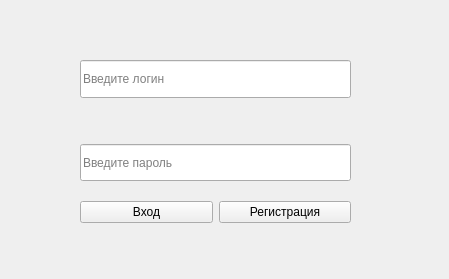
<?xml version="1.0" encoding="UTF-8"?>
<ui version="4.0">
 <class>MainWindow</class>
 <widget class="QMainWindow" name="MainWindow">
  <property name="geometry">
   <rect>
    <x>0</x>
    <y>0</y>
    <width>449</width>
    <height>279</height>
   </rect>
  </property>
  <property name="windowTitle">
   <string>MainWindow</string>
  </property>
  <widget class="QWidget" name="centralwidget">
   <widget class="QWidget" name="layoutWidget">
    <property name="geometry">
     <rect>
      <x>80</x>
      <y>60</y>
      <width>271</width>
      <height>121</height>
     </rect>
    </property>
    <layout class="QVBoxLayout" name="verticalLayout">
     <item>
      <widget class="QLineEdit" name="login_line">
       <property name="sizePolicy">
        <sizepolicy hsizetype="Minimum" vsizetype="Expanding">
         <horstretch>0</horstretch>
         <verstretch>0</verstretch>
        </sizepolicy>
       </property>
       <property name="placeholderText">
        <string>Введите логин</string>
       </property>
      </widget>
     </item>
     <item>
      <spacer name="verticalSpacer">
       <property name="orientation">
        <enum>Qt::Vertical</enum>
       </property>
       <property name="sizeHint" stdset="0">
        <size>
         <width>20</width>
         <height>40</height>
        </size>
       </property>
      </spacer>
     </item>
     <item>
      <widget class="QLineEdit" name="password_line">
       <property name="sizePolicy">
        <sizepolicy hsizetype="Minimum" vsizetype="Expanding">
         <horstretch>0</horstretch>
         <verstretch>0</verstretch>
        </sizepolicy>
       </property>
       <property name="placeholderText">
        <string>Введите пароль</string>
       </property>
      </widget>
     </item>
    </layout>
   </widget>
   <widget class="QWidget" name="layoutWidget">
    <property name="geometry">
     <rect>
      <x>80</x>
      <y>200</y>
      <width>271</width>
      <height>25</height>
     </rect>
    </property>
    <layout class="QHBoxLayout" name="horizontalLayout">
     <item>
      <widget class="QPushButton" name="login_btn">
       <property name="text">
        <string>Вход</string>
       </property>
      </widget>
     </item>
     <item>
      <widget class="QPushButton" name="reg_btn">
       <property name="text">
        <string>Регистрация</string>
       </property>
      </widget>
     </item>
    </layout>
   </widget>
  </widget>
 </widget>
 <resources/>
 <connections/>
</ui>
